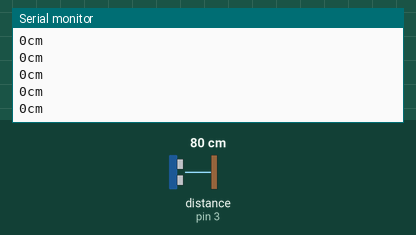
The sketch below on a simulated Arduino Uno, built with avr-gcc and run on an emulated ATmega328P. Shown: the last lines printed to the serial monitor. Inputs (shaded band) come from the test bench; at power-on: distance to the obstacle (sensor on pin 3) 80 cm. The echo pulse lasts 58.3 µs per cm.

Above: at 1.2 s.
1.3 s: distance to the obstacle (sensor on pin 3) set to 2 cm
At 1.34 s:
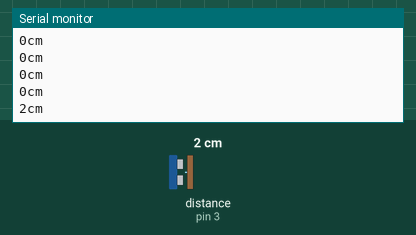
2.8 s: distance to the obstacle (sensor on pin 3) set to 4 cm
At 2.85 s:
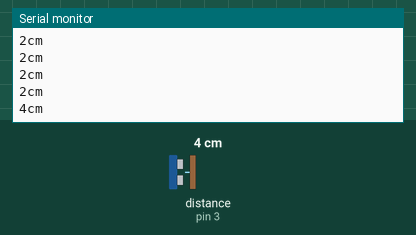
4.3 s: distance to the obstacle (sensor on pin 3) set to 9 cm
At 4.37 s:
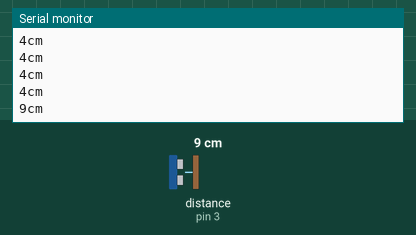
Timing chart, 0 to 7.3 s (numbered marks = the images above; inputs shaded):
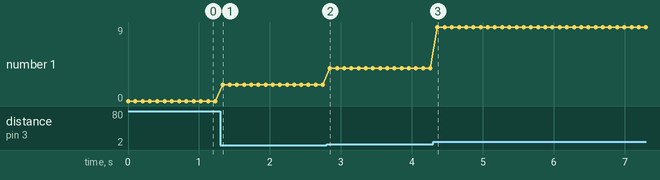

The sketch:

sensor_jarak_example.ino
```cpp
#include <NewPing.h>
#define pin_trig 2
#define pin_echo 3

NewPing sensor_jarak(pin_trig, pin_echo, 30);

int jarak;

void setup() {

  Serial.begin(9600);
  pinMode(pin_trig, INPUT);
  pinMode(pin_echo, INPUT);

}

void loop() {

  jarak = sensor_jarak.ping_cm();
  Serial.print(jarak);
  Serial.println("cm");
  delay(100);
}
```

Measured:
- after the input at 1.3 s, the serial monitor: prints a new line at once (image 1)
- after the input at 2.8 s, the serial monitor: prints a new line after 0.05 s (image 2)
- after the input at 4.3 s, the serial monitor: prints a new line after 0.06 s (image 3)
- plotted number 1: 0 → 2 after the input at 1.3 s, 2 → 4 after the input at 2.8 s, 4 → 9 after the input at 4.3 s
